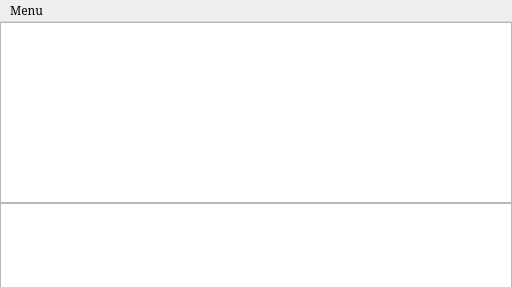
<?xml version="1.0" encoding="UTF-8"?>
<ui version="4.0">
 <class>WebSocketTest</class>
 <widget class="QMainWindow" name="WebSocketTest">
  <property name="geometry">
   <rect>
    <x>0</x>
    <y>0</y>
    <width>512</width>
    <height>287</height>
   </rect>
  </property>
  <property name="minimumSize">
   <size>
    <width>512</width>
    <height>287</height>
   </size>
  </property>
  <property name="font">
   <font>
    <family>MS Serif</family>
   </font>
  </property>
  <property name="windowTitle">
   <string>WebSocketTest</string>
  </property>
  <widget class="QWidget" name="centralWidget">
   <widget class="QTextEdit" name="textEdit">
    <property name="geometry">
     <rect>
      <x>0</x>
      <y>181</y>
      <width>512</width>
      <height>85</height>
     </rect>
    </property>
    <property name="sizePolicy">
     <sizepolicy hsizetype="Maximum" vsizetype="Maximum">
      <horstretch>0</horstretch>
      <verstretch>0</verstretch>
     </sizepolicy>
    </property>
    <property name="font">
     <font>
      <family>Consolas</family>
      <pointsize>10</pointsize>
     </font>
    </property>
   </widget>
   <widget class="QTextBrowser" name="textBrowser">
    <property name="geometry">
     <rect>
      <x>0</x>
      <y>0</y>
      <width>512</width>
      <height>181</height>
     </rect>
    </property>
    <property name="font">
     <font>
      <family>Consolas</family>
      <pointsize>10</pointsize>
     </font>
    </property>
   </widget>
  </widget>
  <widget class="QMenuBar" name="menuBar">
   <property name="geometry">
    <rect>
     <x>0</x>
     <y>0</y>
     <width>512</width>
     <height>21</height>
    </rect>
   </property>
   <widget class="QMenu" name="menuMenu">
    <property name="title">
     <string>Menu</string>
    </property>
    <addaction name="actionTest_Message"/>
    <addaction name="separator"/>
    <addaction name="actionExit"/>
   </widget>
   <addaction name="menuMenu"/>
  </widget>
  <action name="actionExit">
   <property name="text">
    <string>Exit</string>
   </property>
   <property name="shortcut">
    <string>Esc</string>
   </property>
  </action>
  <action name="actionTest_Message">
   <property name="text">
    <string>Test Message</string>
   </property>
   <property name="shortcut">
    <string>Ctrl+T</string>
   </property>
  </action>
 </widget>
 <layoutdefault spacing="6" margin="11"/>
 <resources/>
 <connections/>
</ui>
